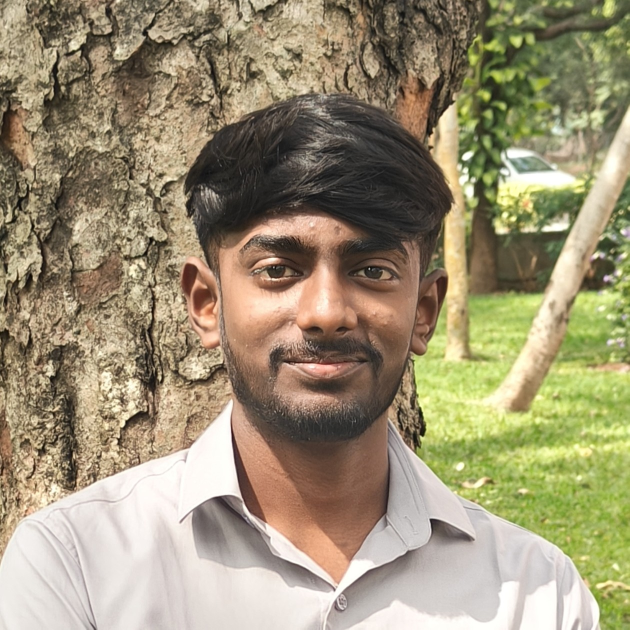
#> input picture facecard.jpeg, 1259 x 1259 px (shown at 1/2 size)
$ python generate_banner.py
#> lines starting #> are read from the running program, lines starting #| are printed output that depends on the picture; after the words box and inside, x2 and y2 are one past the last pixel; in counts of white or black regions, pixels touching at a corner belong together
"""Generate the portrait-led SVG banners for Suganth's GitHub profile.

Source inputs stay deliberately separate from the generated SVGs: facecard.jpeg
and the three downloaded Simple Icons references are the editable source of truth.
"""
from __future__ import annotations

import hashlib
import html
import re
from pathlib import Path

import cv2
import numpy as np
from PIL import Image, ImageEnhance, ImageFilter, ImageOps

ROOT = Path(__file__).resolve().parents[1]
ASSETS = ROOT / "assets"
OUT = ASSETS / "banner"
OUT.mkdir(parents=True, exist_ok=True)
W, H = 1180, 610
PX, PY, PW, PH = 55, 132, 330, 374
DOT_X, DOT_Y, DOT_W, DOT_H = 70, 150, 300, 340
RNG = np.random.default_rng(20260730)


def source_logo(name: str) -> str:
    """Read the actual downloaded Simple Icons path; never redraw a brand mark."""
    text = (ASSETS / f"{name}.svg").read_text(encoding="utf-8")
    return re.search(r'<path d="([^"]+)"', text).group(1)


def dither(mode: str) -> np.ndarray:
    # Head + shoulders crop; its broad framing avoids the aggressive close crop.
#> called with mode = 'dark'
    im = Image.open(ROOT / "facecard.jpeg").convert("RGB")
#> im is the input picture: PIL image 1259x1259 RGB; mean R, G, B 156.6, 145.8, 117.2
    side = min(im.width, im.height)
#> side = 1259
    left = (im.width - int(side * 0.88)) // 2
#> left = 76
    box = (left, 0, left + int(side * 0.88), side)
#> box = (76, 0, 1183, 1259)
    im = im.crop(box).resize((300, 340), Image.Resampling.LANCZOS)
#> im: PIL image 300x340 RGB
    im = ImageOps.autocontrast(im, cutoff=1)
    im = ImageEnhance.Contrast(im).enhance(1.3)
    im = im.filter(ImageFilter.UnsharpMask(radius=3, percent=140))
    rgb = np.asarray(im, dtype=np.uint8)
    gray = np.asarray(im.convert("L"), dtype=np.float32)
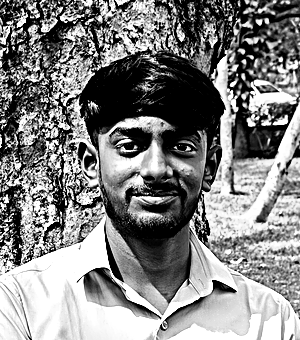
#> gray: shape (340, 300) float32; min 0, max 255, mean 130.5

    if mode == "dark":
        # Colour-distance foreground segmentation, closing, hole fill, largest component.
        border = np.concatenate((rgb[:18].reshape(-1, 3), rgb[-18:].reshape(-1, 3),
                                 rgb[:, :18].reshape(-1, 3), rgb[:, -18:].reshape(-1, 3)))
        bg = np.median(border, axis=0)
#> bg = [184, 179, 116]
        distance = np.linalg.norm(rgb.astype(np.float32) - bg, axis=2)
        yy, xx = np.mgrid[:340, :300]
        prior = ((xx - 151) / 132) ** 2 + ((yy - 180) / 195) ** 2 < 1
        mask = ((distance > 36) & prior).astype(np.uint8) * 255
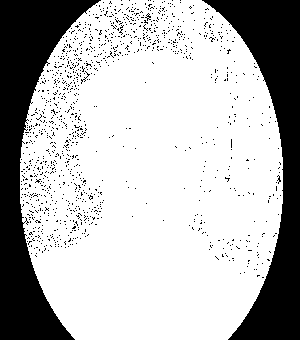
#> mask: shape (340, 300); 72.5% white; 1207 black regions (1204 under 20 px), largest, box (x1, y1, x2, y2) and area: (0, 0, 101, 340) 13464, (202, 0, 300, 340) 12393, (81, 71, 90, 84) 21
        mask = cv2.morphologyEx(mask, cv2.MORPH_CLOSE, np.ones((9, 9), np.uint8))
#> mask: shape (340, 300); 74.8% white; 2 black regions, box (x1, y1, x2, y2) and area: (0, 0, 95, 340) 13389, (208, 0, 300, 340) 12364
        flood = mask.copy()
        cv2.floodFill(flood, None, (0, 0), 255)
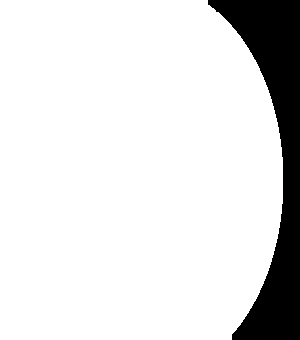
#> flood: shape (340, 300); 87.9% white; 1 black region, box (x1, y1, x2, y2) and area: (208, 0, 300, 340) 12364
        mask = cv2.bitwise_or(mask, cv2.bitwise_not(flood))
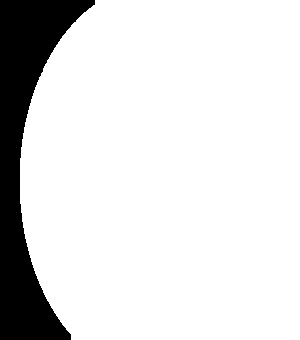
#> mask: shape (340, 300); 86.9% white; 1 black region, box (x1, y1, x2, y2) and area: (0, 0, 95, 340) 13389
        count, labels, stats, _ = cv2.connectedComponentsWithStats(mask)
#> count = 2; stats = [[0, 0, 95, 340, 13389], [20, 0, 280, 340, 88611]]
        if count > 1:
            keep = 1 + np.argmax(stats[1:, cv2.CC_STAT_AREA])
#> keep = 1
            mask = (labels == keep).astype(np.uint8) * 255
        # The dark version renders the lit subject; clear diffusion at mask edges.
        gray = 255 - gray
        gray[mask == 0] = 255
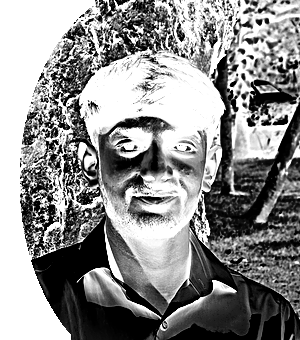
#> gray: shape (340, 300) float32; min 0, max 255, mean 142.1

    # One-bit Floyd-Steinberg dither, with alternate (serpentine) row direction.
    work = gray.copy()
    out = np.zeros_like(work, dtype=bool)
    for y in range(work.shape[0]):
        direction = 1 if y % 2 == 0 else -1
        for x in range(0, work.shape[1]) if direction == 1 else range(work.shape[1] - 1, -1, -1):
            old = work[y, x]
            new = 255 if old >= 128 else 0
            out[y, x] = new == 0
            err = old - new
            for dx, dy, weight in ((direction, 0, 7 / 16), (-direction, 1, 3 / 16),
                                   (0, 1, 5 / 16), (direction, 1, 1 / 16)):
                nx, ny = x + dx, y + dy
                if 0 <= nx < 300 and ny < 340:
                    work[ny, nx] += err * weight
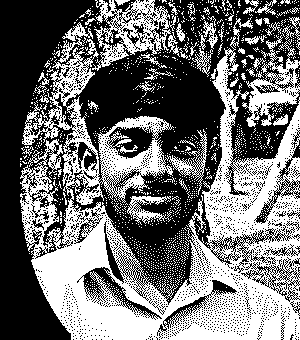
#> out: shape (340, 300) bool; 44.3% white; 1282 white regions (1229 under 20 px), largest, box (x1, y1, x2, y2) and area: (20, 17, 300, 340) 35402, (92, 0, 176, 71) 2361, (242, 35, 300, 127) 1858
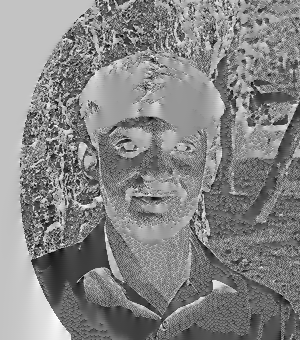
#> work: shape (340, 300) float32; min -100.7, max 363.7, mean 144.4; drawn with min black and max white
    return out


def compact_path(points: np.ndarray) -> str:
    # Pixel-sized path runs remain crisp when scaled down, unlike font glyph dots.
    return "".join(f"M{DOT_X + x:.1f},{DOT_Y + y:.1f}h.75v.75h-.75z" for x, y in points)


def distribute(points: np.ndarray, n: int) -> list[np.ndarray]:
    choice = RNG.choice(len(points), size=min(n, len(points)), replace=False)
    selected = points[choice]
    return [selected[i::n] for i in range(n)]


def logo_dot_path(kind: int) -> str:
    """900 travelling dots with a fixed command count so SMIL can morph their paths."""
    t = np.linspace(0, 2 * np.pi, 900, endpoint=False)
    if kind == 0:  # Flutter-like slanted flight
        x = 202 + 78 * ((t / (2 * np.pi)) - .5)
        y = 320 + 76 * np.abs(((t / (2 * np.pi)) * 2 % 1) - .5)
    elif kind == 1:  # cloud silhouette distribution
        x = 202 + 87 * np.cos(t) * (0.55 + 0.45 * np.sin(3 * t) ** 2)
        y = 320 + 49 * np.sin(t) - 10 * np.cos(2 * t)
    else:  # Gemini-like radial point distribution
        r = 13 + 86 * ((np.arange(900) * 47) % 900) / 900
        x = 202 + r * np.cos(t * 4)
        y = 320 + r * np.sin(t * 4)
    return "".join(f"M{a:.1f},{b:.1f}h1v1h-1z" for a, b in zip(x, y))


def row(label: str, value: str, y: int) -> str:
    label_escaped, value_escaped = html.escape(label.upper()), html.escape(value)
    # Lock the measured value rather than stretching short values across the panel.
    width = max(128, min(470, len(value) * 8.35))
    return (f'<text x="455" y="{y}" class="label">{label_escaped}</text>'
            f'<line x1="{555 + min(80, len(label) * 3)}" y1="{y - 4}" x2="{1045 - min(220, len(value) * 6)}" y2="{y - 4}" class="leader"/>'
            f'<text x="1045" y="{y}" class="value" text-anchor="end" textLength="{width}" lengthAdjust="spacingAndGlyphs">{value_escaped}</text>')


def render(mode: str) -> str:
    dots = np.argwhere(dither(mode))[:, ::-1]
#> dots = 45187 pairs, first value 20 to 299, second value 0 to 339
    # Preserve the 300×340 dither source but cap SVG ink at ~17k dots.
    if len(dots) > 17000:
        dots = dots[RNG.choice(len(dots), 17000, replace=False)]
#> dots = 17000 pairs, first value 20 to 299, second value 0 to 339
    np.save(OUT / f"portrait-{mode}.npy", dots)
    intro = distribute(dots, 60)
#> in distribute, `choice = RNG.choice(len(points), size=min(n, len(points)), replace=Fal..`: choice = 60 values, max 16328 at index 7, min 71 at index 11, mean 8349.1
#> in distribute, `selected = points[choice]`: selected = 60 pairs, first value 26 to 287, second value 1 to 339
#> intro = 60 items, first 6: [[142, 211]], [[89, 146]], [[233, 333]], [[210, 211]], [[215, 322]], [[282, 104]]
    loop = distribute(dots, 94)
#> loop = 94 items, first 6: [[92, 209]], [[128, 48]], [[255, 124]], [[120, 212]], [[96, 312]], [[160, 154]]
    intro_svg = "".join(
        f'<path d="{compact_path(group)}" class="portrait" opacity="0"><animate attributeName="opacity" begin="{.18 + i * .032:.3f}s" dur="1.25s" fill="freeze" values="0;1"/></path>'
        for i, group in enumerate(intro))
    loop_svg = ""
    for i, group in enumerate(loop):
        noise = RNG.normal(0, 4, 2)
        dx, dy = (202 - np.mean(group[:, 0])) * .42 + noise[0], (320 - np.mean(group[:, 1])) * .42 + noise[1]
        loop_svg += (f'<g opacity="0"><path d="{compact_path(group)}" class="portrait"/>'
                     f'<animate attributeName="opacity" begin="3.2s" dur="14.2s" repeatCount="indefinite" values="0;1;1;0;1" keyTimes="0;.001;.211;.303;1"/>'
                     f'<animateTransform attributeName="transform" type="translate" begin="3.2s" dur="14.2s" repeatCount="indefinite" values="0 0;0 0;{dx:.1f} {dy:.1f};0 0;0 0" keyTimes="0;.211;.303;.394;1"/></g>')
#> this loop made 94 passes
#> (group, noise, dx, dy) on passes 1 to 12: ([[92, 209]], [7.27, -4.59], 53.47, 42.03), ([[128, 48]], [3.62, -0.483], 34.7, 113.8), ([[255, 124]], [-4.53, 4.26], -26.79, 86.58), ([[120, 212]], [0.00245, -5.52], 34.44, 39.84), ([[96, 312]], [1.62, -0.397], 46.14, 2.96), ([[160, 154]], [8.09, -1.53], 25.73, 68.19), ([[223, 149]], [-0.309, 0.295], -9.13, 72.11), ([[254, 253]], [-4.12, 8.26], -25.96, 36.4), ([[294, 168]], [-8.93, -5.37], -47.57, 58.47), ([[50, 119]], [9.81, 1.49], 73.65, 85.91), ([[51, 278]], [-3.82, 2.04], 59.6, 19.68), ([[37, 266]], [-4.55, 6.13], 64.75, 28.81)
    logos = [("flutter", "FLUTTER"), ("googlecloud", "GOOGLE CLOUD"), ("googlegemini", "GEMINI")]
    logo_svg = ""
    for i, (slug, label) in enumerate(logos):
        start = [4.5, 7.8, 11.1][i]
        logo_svg += (f'<g transform="translate(112 230) scale(7.5)" opacity="0" class="logo">'
                     f'<path d="{source_logo(slug)}"/>'
                     f'<animate attributeName="opacity" begin="3.2s" dur="14.2s" repeatCount="indefinite" values="0;0;1;1;0;0" keyTimes="0;{(start-3.2)/14.2:.3f};{(start-3.2+.35)/14.2:.3f};{(start-3.2+2.0)/14.2:.3f};{(start-3.2+2.45)/14.2:.3f};1"/></g>'
                     f'<text x="220" y="455" class="logo-name" text-anchor="middle" opacity="0">{label}<animate attributeName="opacity" begin="3.2s" dur="14.2s" repeatCount="indefinite" values="0;0;1;1;0;0" keyTimes="0;{(start-3.2)/14.2:.3f};{(start-3.2+.35)/14.2:.3f};{(start-3.2+2.0)/14.2:.3f};{(start-3.2+2.45)/14.2:.3f};1"/></text>')
    travellers = (f'<path d="{logo_dot_path(0)}" class="traveller" opacity="0">'
                  f'<animate attributeName="d" begin="3.2s" dur="14.2s" repeatCount="indefinite" values="{logo_dot_path(0)};{logo_dot_path(0)};{logo_dot_path(1)};{logo_dot_path(1)};{logo_dot_path(2)};{logo_dot_path(2)};{logo_dot_path(0)}" keyTimes="0;.211;.303;.444;.535;.676;1"/>'
                  '<animate attributeName="opacity" begin="3.2s" dur="14.2s" repeatCount="indefinite" values="0;0;1;1;1;1;0" keyTimes="0;.211;.303;.444;.535;.676;1"/></path>')
    rows = "".join([
        row("SUBJECT", "SUGANTH K", 182),
        row("ROLE", "AI Engineer · Full-Stack Developer", 205),
        row("ORIGIN", "Coimbatore, India", 228),
        row("EDUCATION", "B.Tech CSE (Artificial Intelligence), 2023–2027", 251),
        row("STATUS", "Building + Learning + Shipping", 286),
        row("TOOLCHAIN", "VS Code · Git · Android Studio · Google Cloud", 309),
        row("CORE.LANG", "Python · JavaScript · Dart · Java · C++ · SQL", 344),
        row("CORE.FRONTEND", "Flutter · React · React Native · Next.js", 367),
        row("CORE.BACKEND", "Node.js · Express · Firebase · LangChain", 390),
        row("CORE.DATABASE", "MongoDB · SQLite · Firebase", 413),
        row("CORE.INFRA", "Google Cloud · Linux · GitHub Actions", 436),
        row("GRID.MAIL", "suganthk2005@gmail.com", 471),
        row("GRID.PORTFOLIO", "coming soon", 494),
    ])
    bg, panel, ink, muted, chrome = ("#0A101F", "#0E1930", "#A78BFA", "#7C8AA5", "#22D3EE") if mode == "dark" else ("#F7F4FF", "#FFFFFF", "#5B21B6", "#536079", "#0891B2")
    return f'''<svg xmlns="http://www.w3.org/2000/svg" width="1180" height="610" viewBox="0 0 1180 610" role="img" aria-label="Animated system profile for Suganth K">
<style>
.bg{{fill:{bg}}}.window{{fill:{panel};stroke:{chrome};stroke-width:1.5}}.chrome{{fill:{chrome}}}.portrait,.traveller,.logo{{fill:{ink}}}.traveller{{fill:#10B981}}.label{{font:12px monospace;fill:{muted};letter-spacing:1px}}.value{{font:14px monospace;fill:{ink}}}.leader{{stroke:{muted};stroke-dasharray:1 5;opacity:.8}}.title{{font:13px monospace;fill:{ink};letter-spacing:1px}}.logo-name{{font:12px monospace;fill:{chrome};letter-spacing:2px}}</style>
<rect width="1180" height="610" class="bg"/><rect x="18" y="18" width="1144" height="574" rx="14" class="window"/>
<path d="M18 65H1162" stroke="{chrome}" opacity=".55"/><circle cx="43" cy="42" r="6" fill="#EF4444"><animate attributeName="opacity" values="1;.25;1" dur="1.2s" repeatCount="indefinite"/></circle><circle cx="63" cy="42" r="6" fill="#F59E0B"/><circle cx="83" cy="42" r="6" fill="#10B981"/>
<text x="112" y="47" class="title">profile.sh --live</text><rect x="1012" y="31" width="112" height="23" rx="11" fill="#EF4444"/><text x="1068" y="47" fill="white" text-anchor="middle" style="font:12px monospace;letter-spacing:1px">● LIVE</text>
<rect x="{PX}" y="{PY}" width="{PW}" height="{PH}" rx="8" fill="none" stroke="{chrome}" opacity=".7"/><text x="{PX}" y="112" class="title">VISUAL.MAP</text><text x="220" y="112" class="title" text-anchor="middle">01 / 01</text>
<g shape-rendering="crispEdges">{intro_svg}</g><g shape-rendering="crispEdges">{loop_svg}</g>{travellers}{logo_svg}
<text x="455" y="112" class="title">SYSTEM.INFO</text><rect x="930" y="94" width="115" height="25" rx="12" fill="#10B981"/><text x="987" y="112" text-anchor="middle" fill="{bg}" style="font:14px monospace;font-weight:bold">@suganth07</text>{rows}
</svg>'''


if __name__ == "__main__":
    for variant in ("dark", "light"):
#> (the run stopped early here; a loop or call above may not have finished)
